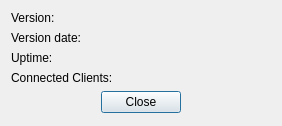
<ui version="4.0" >
 <class>CoreInfoDlg</class>
 <widget class="QDialog" name="CoreInfoDlg" >
  <property name="geometry" >
   <rect>
    <x>0</x>
    <y>0</y>
    <width>282</width>
    <height>126</height>
   </rect>
  </property>
  <property name="windowTitle" >
   <string>Core Information</string>
  </property>
  <layout class="QVBoxLayout" name="verticalLayout" >
   <item>
    <layout class="QGridLayout" name="gridLayout" >
     <item row="0" column="0" >
      <widget class="QLabel" name="label_2" >
       <property name="text" >
        <string>Version:</string>
       </property>
      </widget>
     </item>
     <item row="0" column="1" >
      <widget class="QLabel" name="labelCoreVersion" >
       <property name="text" >
        <string>&lt;core version></string>
       </property>
      </widget>
     </item>
     <item row="2" column="0" >
      <widget class="QLabel" name="label_4" >
       <property name="text" >
        <string>Uptime:</string>
       </property>
      </widget>
     </item>
     <item row="3" column="0" >
      <widget class="QLabel" name="label_3" >
       <property name="text" >
        <string>Connected Clients:</string>
       </property>
      </widget>
     </item>
     <item row="3" column="1" >
      <widget class="QLabel" name="labelClientCount" >
       <property name="text" >
        <string>&lt;connected clients></string>
       </property>
      </widget>
     </item>
     <item row="2" column="1" >
      <widget class="QLabel" name="labelUptime" >
       <property name="text" >
        <string>&lt;core uptime></string>
       </property>
      </widget>
     </item>
     <item row="1" column="0" >
      <widget class="QLabel" name="label" >
       <property name="text" >
        <string>Version date:</string>
       </property>
      </widget>
     </item>
     <item row="1" column="1" >
      <widget class="QLabel" name="labelCoreVersionDate" >
       <property name="text" >
        <string>&lt;version date></string>
       </property>
      </widget>
     </item>
    </layout>
   </item>
   <item>
    <layout class="QGridLayout" name="gridLayout_2" >
     <item row="0" column="1" >
      <widget class="QPushButton" name="closeButton" >
       <property name="text" >
        <string>Close</string>
       </property>
      </widget>
     </item>
     <item row="0" column="0" >
      <spacer name="horizontalSpacer" >
       <property name="orientation" >
        <enum>Qt::Horizontal</enum>
       </property>
       <property name="sizeHint" stdset="0" >
        <size>
         <width>40</width>
         <height>20</height>
        </size>
       </property>
      </spacer>
     </item>
     <item row="0" column="2" >
      <spacer name="horizontalSpacer_2" >
       <property name="orientation" >
        <enum>Qt::Horizontal</enum>
       </property>
       <property name="sizeHint" stdset="0" >
        <size>
         <width>40</width>
         <height>20</height>
        </size>
       </property>
      </spacer>
     </item>
    </layout>
   </item>
   <item>
    <spacer name="verticalSpacer" >
     <property name="orientation" >
      <enum>Qt::Vertical</enum>
     </property>
     <property name="sizeHint" stdset="0" >
      <size>
       <width>20</width>
       <height>0</height>
      </size>
     </property>
    </spacer>
   </item>
  </layout>
 </widget>
 <resources/>
 <connections/>
</ui>
